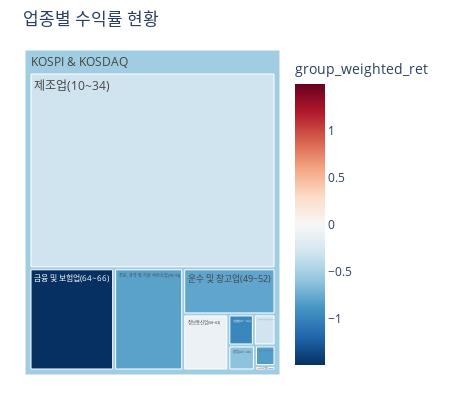

Source (notebook cell):
### Code cell
chart_name = '업종별 수익률 현황'

treemap_fig = px.treemap(
    group_tree_df, 
    title=chart_name,
    path=[
        px.Constant('KOSPI & KOSDAQ'),
        'group_idx',
    ],
    # values='power_marcap',
    values='marcap',
    color='group_weighted_ret',
    # hover_data=[],
    # color_discrete_sequence=,
    color_continuous_scale='RdBu_r',
    color_continuous_midpoint=0,
)

treemap_fig.update_layout(
    margin=dict(t=50, l=25, b=25),
    width=300+150,
    height=400,
    legend=dict(orientation='h'),
    )
treemap_fig.show()

### Figure 1 — Plotly figure (JSON) as saved in the notebook; plotly's stock layout.template omitted (floating-point values rounded to 4 significant figures)
{"data": [{"branchvalues": "total", "customdata": [[-0.9744], [-0.6106], [-1.493], [0.868], [-1.196], [-0.8405], [-0.7869], [-0.297], [-0.8062], [-0.09372], [-0.3034], [-0.5259]], "domain": {"x": [0, 1], "y": [0, 1]}, "hovertemplate": "labels=%{label}<br>marcap=%{value}<br>parent=%{parent}<br>id=%{id}<br>group_weighted_ret=%{color}<extra></extra>", "ids": ["KOSPI & KOSDAQ/건설업(41~42)", "KOSPI & KOSDAQ/광업(05~08)", "KOSPI & KOSDAQ/금융 및 보험업(64~66)", "KOSPI & KOSDAQ/농업, 임업 및 어업(01~03)", "KOSPI & KOSDAQ/숙박 및 음식점업(55~56)", "KOSPI & KOSDAQ/예술, 스포츠 및 여가관련 서비스업(90~91)", "KOSPI & KOSDAQ/운수 및 창고업(49~52)", "KOSPI & KOSDAQ/전기, 가스, 증기 및 공기 조절 공급업(35)", "KOSPI & KOSDAQ/전문, 과학 및 기술 서비스업(70~73)", "KOSPI & KOSDAQ/정보통신업(58~63)", "KOSPI & KOSDAQ/제조업(10~34)", "KOSPI & KOSDAQ"], "labels": ["건설업(41~42)", "광업(05~08)", "금융 및 보험업(64~66)", "농업, 임업 및 어업(01~03)", "숙박 및 음식점업(55~56)", "예술, 스포츠 및 여가관련 서비스업(90~91)", "운수 및 창고업(49~52)", "전기, 가스, 증기 및 공기 조절 공급업(35)", "전문, 과학 및 기술 서비스업(70~73)", "정보통신업(58~63)", "제조업(10~34)", "KOSPI & KOSDAQ"], "marker": {"coloraxis": "coloraxis", "colors": [-0.9744, -0.6106, -1.493, 0.868, -1.196, -0.8405, -0.7869, -0.297, -0.8062, -0.09372, -0.3034, -0.5259]}, "name": "", "parents": ["KOSPI & KOSDAQ", "KOSPI & KOSDAQ", "KOSPI & KOSDAQ", "KOSPI & KOSDAQ", "KOSPI & KOSDAQ", "KOSPI & KOSDAQ", "KOSPI & KOSDAQ", "KOSPI & KOSDAQ", "KOSPI & KOSDAQ", "KOSPI & KOSDAQ", "KOSPI & KOSDAQ", ""], "type": "treemap", "values": [26198153562911, 22016484273354, 286160436212795, 1646800025400, 1332430883950, 14035161673064, 140819542641616, 22190285003505, 233379486585672, 83672094817526, 1592704830290189, 2424155705969982]}], "layout": {"coloraxis": {"cmid": 0, "colorbar": {"title": {"text": "group_weighted_ret"}}, "colorscale": [[0, "rgb(5,48,97)"], [0.1, "rgb(33,102,172)"], [0.2, "rgb(67,147,195)"], [0.3, "rgb(146,197,222)"], [0.4, "rgb(209,229,240)"], [0.5, "rgb(247,247,247)"], [0.6, "rgb(253,219,199)"], [0.7, "rgb(244,165,130)"], [0.8, "rgb(214,96,77)"], [0.9, "rgb(178,24,43)"], [1, "rgb(103,0,31)"]]}, "height": 400, "legend": {"orientation": "h", "tracegroupgap": 0}, "margin": {"b": 25, "l": 25, "t": 50}, "title": {"text": "업종별 수익률 현황"}, "width": 450}}
